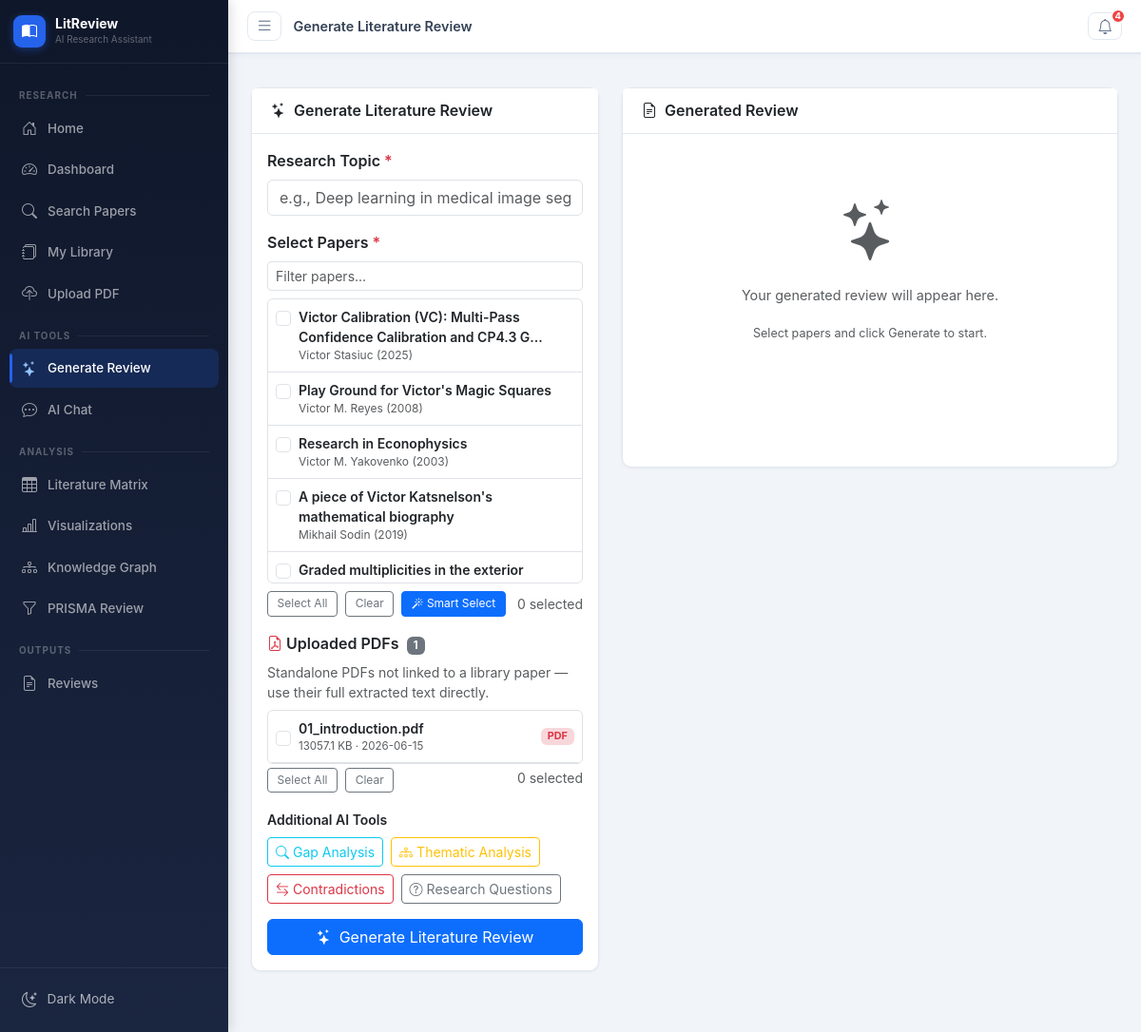
Page /ai/generate-review on the earlier database version.
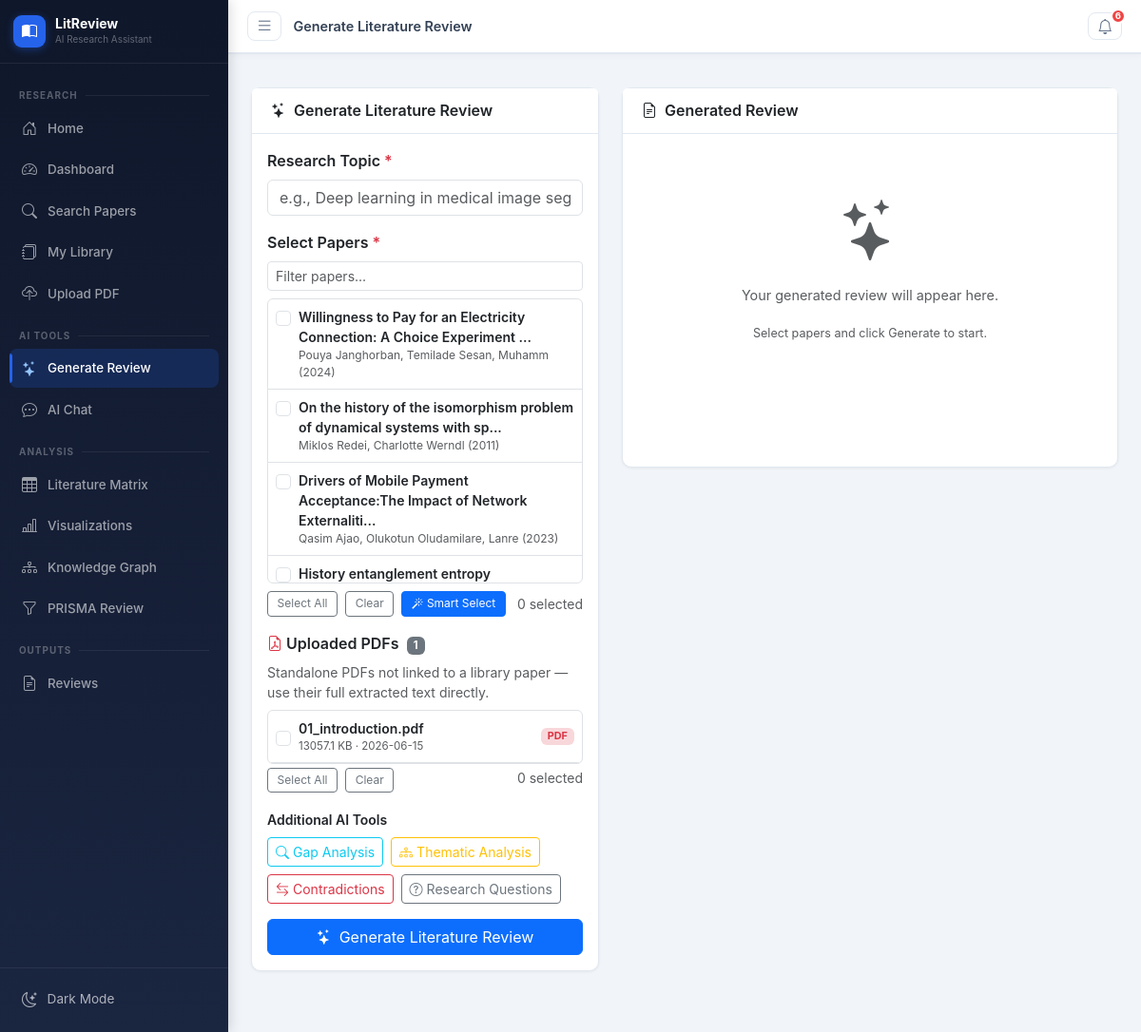
Same page on the later database version.
### tables this page shows
CREATE TABLE papers (
            id INTEGER PRIMARY KEY AUTOINCREMENT,
            title TEXT NOT NULL,
            authors TEXT,
            abstract TEXT,
            year INTEGER,
            doi TEXT,
            url TEXT,
            journal TEXT,
            citations_count INTEGER DEFAULT 0,
            source TEXT,
            keywords TEXT,
            full_text TEXT,
            created_at TIMESTAMP DEFAULT CURRENT_TIMESTAMP
        );

CREATE TABLE paper_files (
            id INTEGER PRIMARY KEY AUTOINCREMENT,
            paper_id INTEGER,
            filename TEXT,
            original_name TEXT,
            file_path TEXT,
            file_size INTEGER,
            extracted_text TEXT,
            sections TEXT,
            ocr_used INTEGER DEFAULT 0,
            created_at TIMESTAMP DEFAULT CURRENT_TIMESTAMP,
            FOREIGN KEY (paper_id) REFERENCES papers(id)
        );

### blueprints/ai_features.py (the view)
@ai_bp.route('/generate-review', methods=['GET', 'POST'])
def generate_review():
    site = get_site_settings()
    db = get_db()
    papers_list = db.execute('SELECT id, title, authors, year, abstract FROM papers ORDER BY created_at DESC').fetchall()
    uploaded_files = db.execute(
        'SELECT id, original_name, file_size, created_at FROM paper_files WHERE paper_id IS NULL ORDER BY created_at DESC'
    ).fetchall()
    db.close()
    return render_template('ai/generate_review.html', site=site, papers=papers_list,
                           uploaded_files=uploaded_files, notifications=get_notifications())

### blueprints/ai_features.py (called while the page is built)
def get_site_settings():
    db = get_db()
    rows = db.execute('SELECT key, value FROM site_settings').fetchall()
    db.close()
    return {r['key']: r['value'] for r in rows}

def get_notifications():
    db = get_db()
    rows = db.execute('SELECT * FROM notifications WHERE is_read=0 ORDER BY created_at DESC LIMIT 10').fetchall()
    db.close()
    return [dict(r) for r in rows]

### models/__init__.py (called while the page is built)
def get_db():
    conn = sqlite3.connect(Config.DATABASE_PATH)
    conn.row_factory = sqlite3.Row
    return conn

### templates/ai/generate_review.html (shortened to what the changed rows need)
{% extends "base.html" %}
{% block content %}
<div class="row">
  <div class="col-lg-5">
    <div class="card shadow-sm mb-3">
      <div class="card-body">
        <div class="mb-3">
          {% if papers %}
          <div id="paperList" style="max-height:300px;overflow-y:auto;" class="border rounded">
            {% for paper in papers %}
            <label class="d-flex align-items-start p-2 border-bottom cursor-pointer paper-item" style="cursor:pointer;"
              data-title="{{ (paper.title or '')|lower }}"
              data-abstract="{{ ((paper.abstract or '')[:300])|lower }}"
              data-year="{{ paper.year or 0 }}">
              <input type="checkbox" class="form-check-input mt-1 me-2 paper-checkbox" value="{{ paper.id }}" id="paper-{{ paper.id }}">
              <div class="flex-grow-1">
                <div class="d-flex align-items-start justify-content-between gap-1">
                  <div class="small fw-semibold paper-title" data-raw-title="{{ paper.title[:70] }}{% if paper.title|length > 70 %}...{% endif %}">{{ paper.title[:70] }}{% if paper.title|length > 70 %}...{% endif %}</div>
                </div>
                <div class="text-muted" style="font-size:0.75rem;">{{ paper.authors[:40] if paper.authors else '' }} {% if paper.year %}({{ paper.year }}){% endif %}</div>
              </div>
            </label>
            {% endfor %}
          </div>
          {% else %}
          <div class="alert alert-info small">
            <i class="bi bi-info-circle me-1"></i>No papers in library.
            <a href="/search">Search and save papers</a> first.
          </div>
          {% endif %}
        </div>
        {% if uploaded_files %}
        <div class="mb-3">
          <div class="border rounded" style="max-height:200px;overflow-y:auto;">
            {% for f in uploaded_files %}
            <label class="d-flex align-items-center p-2 border-bottom" style="cursor:pointer;">
              <input type="checkbox" class="form-check-input me-2 file-checkbox" value="{{ f.id }}">
              <div class="flex-grow-1 overflow-hidden">
                <div class="small fw-semibold text-truncate">{{ f.original_name or f.filename }}</div>
                <div class="text-muted" style="font-size:0.72rem;">
                  {{ (f.file_size / 1024)|round(1) }} KB &middot; {{ f.created_at[:10] if f.created_at else '' }}
                </div>
              </div>
              <span class="badge bg-danger-subtle text-danger ms-2 flex-shrink-0" style="font-size:0.68rem;">PDF</span>
            </label>
            {% endfor %}
          </div>
        </div>
        {% endif %}
      </div>
    </div>
  </div>
</div>
{% endblock %}

Differences in the rows shown:
no longer on this page (row unchanged): papers: title "Victor Calibration (VC): Multi-Pass Confidence Calibration and CP4.3 G", authors "Victor Stasiuc", year "2025"
no longer on this page (row unchanged): papers: title "Play Ground for Victor's Magic Squares", authors "Victor M. Reyes", year "2008"
no longer on this page (row unchanged): papers: title "Research in Econophysics", authors "Victor M. Yakovenko", year "2003"
no longer on this page (row unchanged): papers: title "A piece of Victor Katsnelson's mathematical biography", authors "Mikhail Sodin", year "2019"
no longer on this page (row unchanged): papers: title "Graded multiplicities in the exterior…"
added papers: title "Willingness to Pay for an Electricity Connection: A Choice Experiment", authors "Pouya Janghorban, Temilade Sesan, Muhamm", year "2024"
added papers: title "On the history of the isomorphism problem of dynamical systems with sp", authors "Miklos Redei, Charlotte Werndl", year "2011"
added papers: title "Drivers of Mobile Payment Acceptance:The Impact of Network Externaliti", authors "Qasim Ajao, Olukotun Oludamilare, Lanre", year "2023"
added papers: title "History entanglement entropy"
Other differences:
{{ g_notif_count }}: "4" → "6"
